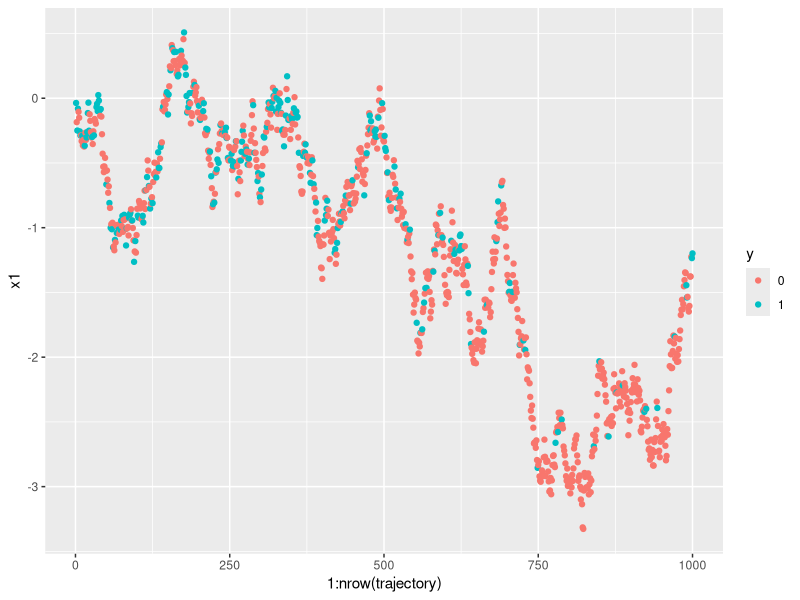

Write R code to recreate this figure.
library(ggplot2)

## MODEL SPECIFIC FUNCTIONS:
# Model - Binary data - Thought this would be interesting?

logistic <- function(x, phi, alpha) {
  1 / (1 + exp(- alpha - t(phi) %*% x))
}

qsim <- function(x, theta) {
  if (length(x) == 1) Sigma = matrix(theta, nrow = 1, ncol = 1)
  else Sigma = diag(theta)
  MASS::mvrnorm(1, x, Sigma)
}

fsim <- function(x, phi, alpha) {
  p <- logistic(x, phi, alpha)
  rbinom(1, 1, p)
}

## GENERIC FUNCTIONS FOR STATE SPACE MODEL:

# Function looks at the current latent state (at time t) and produces a 
# new obervation at time t + 1.
step <- function(x, theta, phi, alpha) {
  x1 <- qsim(x, theta)
  y1 <- fsim(x1, phi, alpha)
  return(c(x1, y1))
}

state_model_simulation <- function(x0, qsim, fsim, theta=rep(0.01, length(x0)), 
                                   phi=rep(1, length(x0)), alpha=0, 
                                   Tmax=1000) {
  
  obs0 <- step(x0, theta, phi, alpha)
  trajectory <- data.frame(t(obs0))
  x <- obs0[-length(obs0)]
  for (t in 2:Tmax) {
    obs <- step(x, theta, phi, alpha)
    trajectory <- rbind(trajectory, obs)
    x <- obs[-length(obs)] # Update x
  }
  names <- c(paste("x", 1:length(x0), sep=""), "y")
  colnames(trajectory) <- names
  return(trajectory)
}

pl_sms_1D <- function(trajectory) {
  pl <- ggplot(data = trajectory) + 
        geom_point(mapping = aes(x=1:nrow(trajectory), y=x1, 
                                 col=as.character(y))) +
        labs(color="y")
  pl
}

# Note that qsim and fsim can be changed to whatever we want.
# data does not have to be binary.
sim1 <- state_model_simulation(0, qsim, fsim, Tmax = 1000)
print(head(sim1))
pl_sms_1D(sim1)

# Looking at the plots I don't know if this model is a good idea. Random walk
# tends to drit off and produce a lot of 1's or a lot of 0's.
